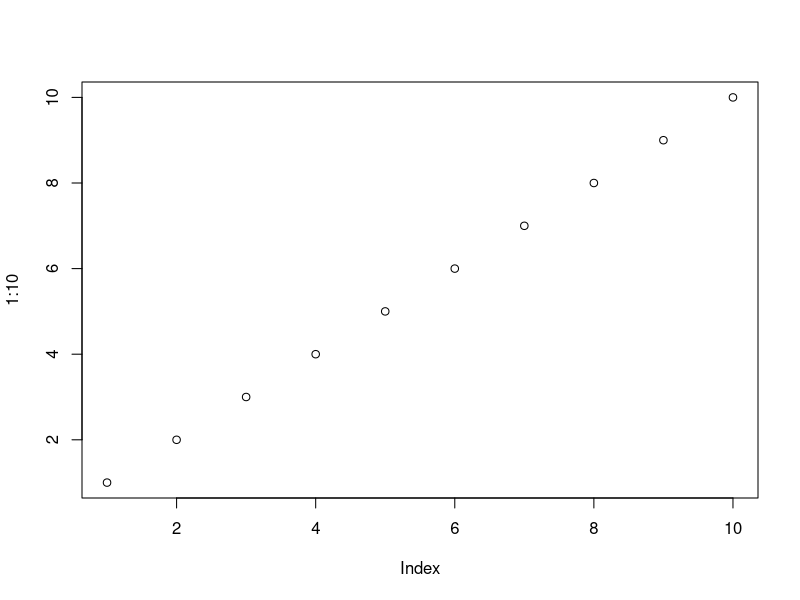
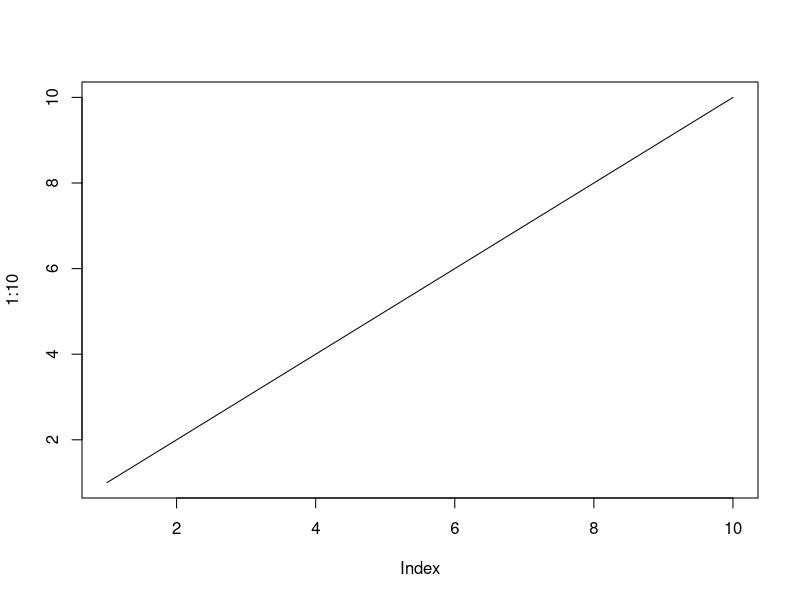
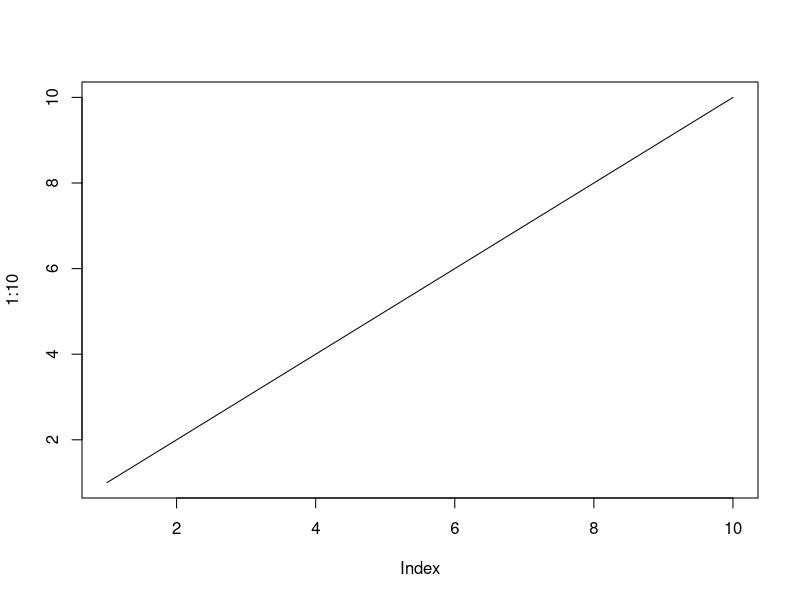
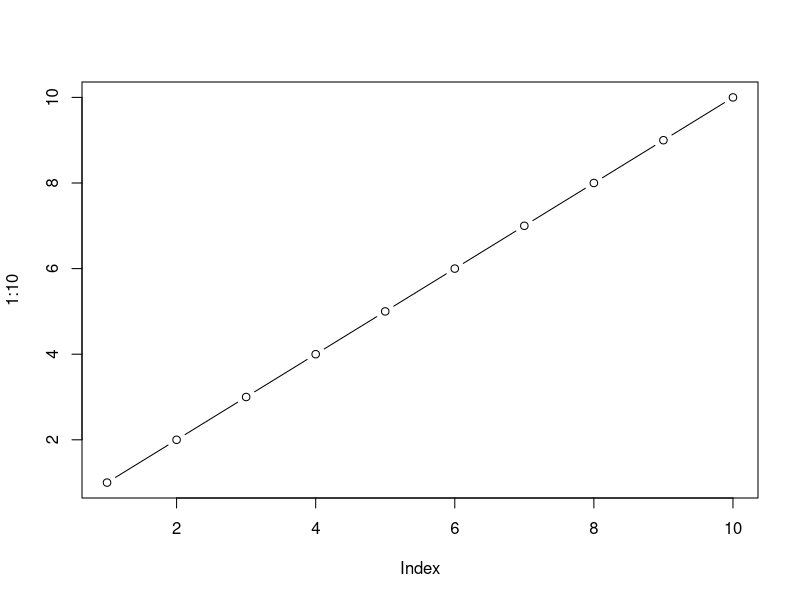

These charts were generated, in order, by the following R code:
## ---- chunk 1
#| label: fig-example
#| fig-cap: "Caption used for cross-references"
plot(1:10)
## ---- chunk 2
#| label: fig-resized
#| fig-cap: "Generated at a smaller device size."
#| fig-width: 4
#| fig-height: 2.6
plot(1:10, type = "l")
## ---- chunk 3
#| label: fig-outwidth
#| fig-cap: "Same plot, displayed smaller via out-width."
#| fig-width: 4
#| fig-height: 2.6
#| out-width: "35%"
plot(1:10, type = "l")
## ---- chunk 4
#| echo: true
head(mtcars, 3)
## ---- chunk 5
#| label: setup-quiet
#| include: false
set.seed(1)
## ---- chunk 6
#| label: fig-column-example
#| fig-cap: "A figure placed beside text."
plot(1:10, type = "b")
